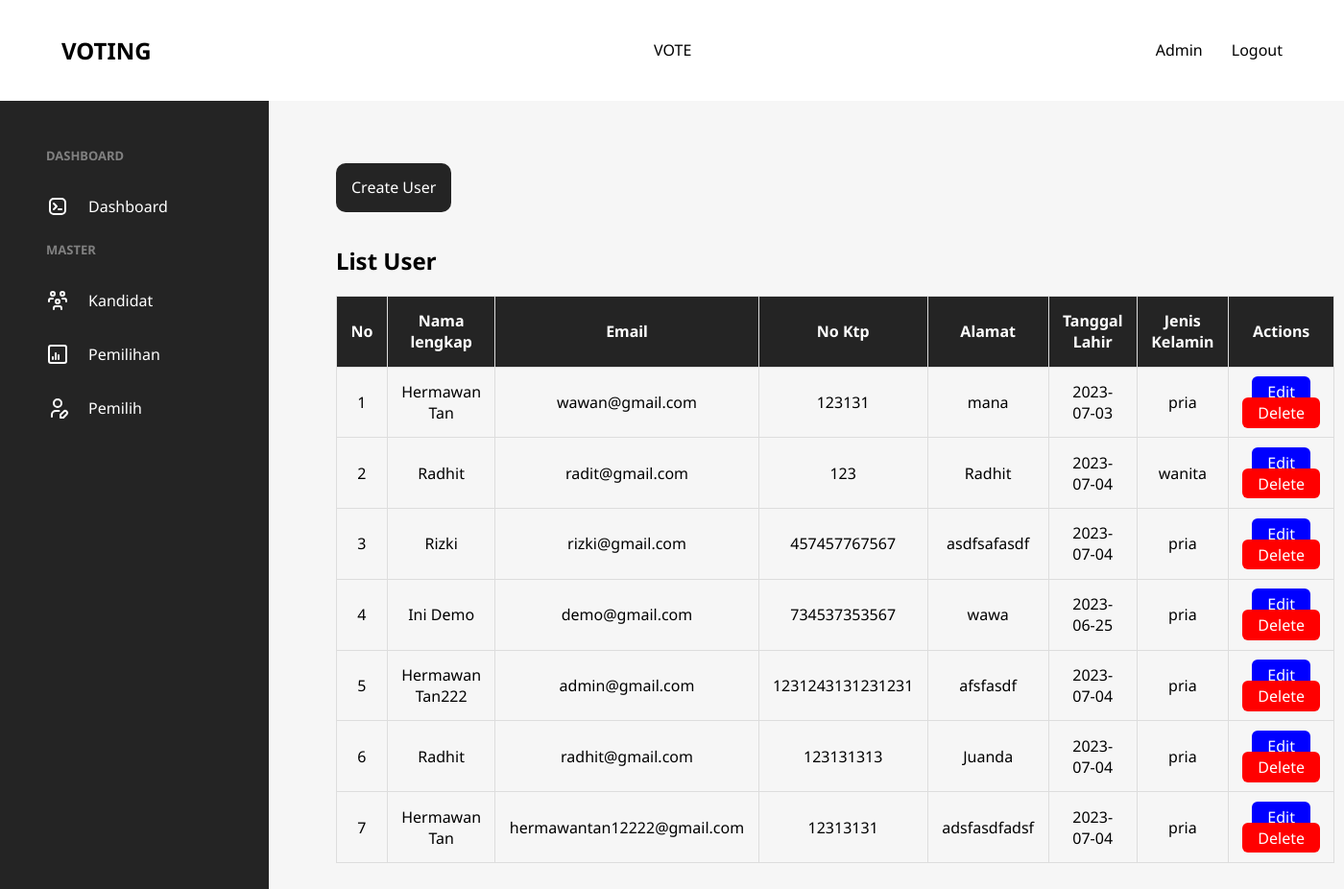
Screenshot of /view/admin/pemilih/index.php (signed in) with the database file from the repository.
### tables this page shows
CREATE TABLE `user` (
  `id` int(11) NOT NULL,
  `nama_lengkap` varchar(100) NOT NULL,
  `email` varchar(100) NOT NULL,
  `no_ktp` varchar(100) NOT NULL,
  `alamat` text NOT NULL,
  `tanggal_lahir` date NOT NULL,
  `password` varchar(255) NOT NULL,
  `role` enum('pemilih','admin') NOT NULL,
  `jenis_kelamin` enum('pria','wanita') NOT NULL,
  `vote_candidate_id` int(11) NOT NULL
);

### view/admin/pemilih/index.php (the view, shortened to what this page needs)
<?php
require_once("../../../config/database.php");
$stmt = $pdo->query("SELECT * FROM user");
$user = $stmt->fetchAll(PDO::FETCH_ASSOC);
$no = 1;
?>
<?php
require_once("../../inc/header.php");
require_once("../../inc/admin_sidebar.php");
?>
<main class="admin table-section">
    <div class="table-header">
        <a href="create.php">Create User</a>
    </div>
    <h2>List User</h2>
    <table>
        <tr>
            <th>No</th>
            <th>Nama lengkap</th>
            <th>Email</th>
            <th>No Ktp</th>
            <th>Alamat</th>
            <th>Tanggal Lahir</th>
            <th>Jenis Kelamin</th>
            <th>Actions</th>
        </tr>
        <?php foreach ($user as $row) : ?>
            <?php if ($row['role'] == 'pemilih') { ?>
                <tr>
                    <td><?= $no++ ?></td>
                    <td><?= $row['nama_lengkap'] ?></td>
                    <td>
                        <?= $row['email'] ?>
                    </td>
                    <td>
                        <?= $row['no_ktp'] ?>
                    </td>
                    <td>
                        <?= $row['alamat'] ?>
                    </td>
                    <td>
                        <?= $row['tanggal_lahir'] ?>
                    </td>
                    <td>
                        <?= $row['jenis_kelamin'] ?>
                    </td>
                    <td class="actions">
                        <a href="edit.php?id=<?= $row['id'] ?>">Edit</a>
                        <a href="delete.php?id=<?= $row['id'] ?>" onclick="return confirm('Are You Sure?')">Delete</a>
                    </td>
                </tr>
            <?php } ?>
        <?php endforeach; ?>
    </table>
</main>
<?php
require_once("../../inc/footer.php");
?>

### rows the page displays
user: nama_lengkap "Hermawan Tan", email "wawan@gmail.com", no_ktp "123131", alamat "mana", tanggal_lahir "2023-07-03", jenis_kelamin "pria"
user: nama_lengkap "Radhit", email "radit@gmail.com", no_ktp "123", alamat "Radhit", tanggal_lahir "2023-07-04", jenis_kelamin "wanita"
user: nama_lengkap "Rizki", email "rizki@gmail.com", no_ktp "457457767567", alamat "asdfsafasdf", tanggal_lahir "2023-07-04", jenis_kelamin "pria"
user: nama_lengkap "Ini Demo", email "demo@gmail.com", no_ktp "734537353567", alamat "wawa", tanggal_lahir "2023-06-25", jenis_kelamin "pria"
user: nama_lengkap "Hermawan Tan222", email "admin@gmail.com", no_ktp "1231243131231231", alamat "afsfasdf", tanggal_lahir "2023-07-04", jenis_kelamin "pria"
user: nama_lengkap "Radhit", email "radhit@gmail.com", no_ktp "123131313", alamat "Juanda", tanggal_lahir "2023-07-04", jenis_kelamin "pria"
user: nama_lengkap "Hermawan Tan", email "hermawantan12222@gmail.com", no_ktp "12313131", alamat "adsfasdfadsf", tanggal_lahir "2023-07-04", jenis_kelamin "pria"
